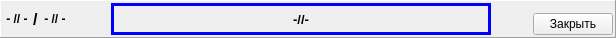
    <widget class="QFrame" name="frame_4">
     <property name="minimumSize">
      <size>
       <width>38</width>
       <height>38</height>
      </size>
     </property>
     <property name="maximumSize">
      <size>
       <width>16777215</width>
       <height>38</height>
      </size>
     </property>
     <property name="frameShape">
      <enum>QFrame::Panel</enum>
     </property>
     <property name="frameShadow">
      <enum>QFrame::Raised</enum>
     </property>
     <layout class="QHBoxLayout" name="horizontalLayout_5">
      <property name="spacing">
       <number>2</number>
      </property>
      <property name="leftMargin">
       <number>2</number>
      </property>
      <property name="topMargin">
       <number>2</number>
      </property>
      <property name="rightMargin">
       <number>2</number>
      </property>
      <property name="bottomMargin">
       <number>2</number>
      </property>
      <item>
       <widget class="QLabel" name="lab_time_all">
        <property name="font">
         <font>
          <weight>75</weight>
          <bold>true</bold>
         </font>
        </property>
        <property name="text">
         <string> - // - </string>
        </property>
        <property name="alignment">
         <set>Qt::AlignLeading|Qt::AlignLeft|Qt::AlignVCenter</set>
        </property>
       </widget>
      </item>
      <item>
       <widget class="QLabel" name="lab_t1">
        <property name="minimumSize">
         <size>
          <width>0</width>
          <height>32</height>
         </size>
        </property>
        <property name="font">
         <font>
          <pointsize>12</pointsize>
          <weight>75</weight>
          <bold>true</bold>
         </font>
        </property>
        <property name="text">
         <string>/</string>
        </property>
        <property name="alignment">
         <set>Qt::AlignLeading|Qt::AlignLeft|Qt::AlignVCenter</set>
        </property>
       </widget>
      </item>
      <item>
       <widget class="QLabel" name="lab_time">
        <property name="font">
         <font>
          <weight>75</weight>
          <bold>true</bold>
         </font>
        </property>
        <property name="text">
         <string> - // - </string>
        </property>
        <property name="alignment">
         <set>Qt::AlignLeading|Qt::AlignLeft|Qt::AlignVCenter</set>
        </property>
       </widget>
      </item>
      <item>
       <spacer name="horizontalSpacer_8">
        <property name="orientation">
         <enum>Qt::Horizontal</enum>
        </property>
        <property name="sizeHint" stdset="0">
         <size>
          <width>40</width>
          <height>20</height>
         </size>
        </property>
       </spacer>
      </item>
      <item>
       <widget class="QFrame" name="pan_wait">
        <property name="minimumSize">
         <size>
          <width>380</width>
          <height>0</height>
         </size>
        </property>
        <property name="palette">
         <palette>
          <active>
           <colorrole role="WindowText">
            <brush brushstyle="SolidPattern">
             <color alpha="255">
              <red>0</red>
              <green>0</green>
              <blue>255</blue>
             </color>
            </brush>
           </colorrole>
           <colorrole role="Text">
            <brush brushstyle="SolidPattern">
             <color alpha="255">
              <red>0</red>
              <green>170</green>
              <blue>0</blue>
             </color>
            </brush>
           </colorrole>
           <colorrole role="ButtonText">
            <brush brushstyle="SolidPattern">
             <color alpha="255">
              <red>0</red>
              <green>170</green>
              <blue>0</blue>
             </color>
            </brush>
           </colorrole>
          </active>
          <inactive>
           <colorrole role="WindowText">
            <brush brushstyle="SolidPattern">
             <color alpha="255">
              <red>0</red>
              <green>0</green>
              <blue>255</blue>
             </color>
            </brush>
           </colorrole>
           <colorrole role="Text">
            <brush brushstyle="SolidPattern">
             <color alpha="255">
              <red>0</red>
              <green>170</green>
              <blue>0</blue>
             </color>
            </brush>
           </colorrole>
           <colorrole role="ButtonText">
            <brush brushstyle="SolidPattern">
             <color alpha="255">
              <red>0</red>
              <green>170</green>
              <blue>0</blue>
             </color>
            </brush>
           </colorrole>
          </inactive>
          <disabled>
           <colorrole role="WindowText">
            <brush brushstyle="SolidPattern">
             <color alpha="255">
              <red>106</red>
              <green>104</green>
              <blue>100</blue>
             </color>
            </brush>
           </colorrole>
           <colorrole role="Text">
            <brush brushstyle="SolidPattern">
             <color alpha="255">
              <red>106</red>
              <green>104</green>
              <blue>100</blue>
             </color>
            </brush>
           </colorrole>
           <colorrole role="ButtonText">
            <brush brushstyle="SolidPattern">
             <color alpha="255">
              <red>106</red>
              <green>104</green>
              <blue>100</blue>
             </color>
            </brush>
           </colorrole>
          </disabled>
         </palette>
        </property>
        <property name="frameShape">
         <enum>QFrame::Box</enum>
        </property>
        <property name="frameShadow">
         <enum>QFrame::Plain</enum>
        </property>
        <property name="lineWidth">
         <number>3</number>
        </property>
        <layout class="QHBoxLayout" name="horizontalLayout_4">
         <property name="spacing">
          <number>2</number>
         </property>
         <property name="leftMargin">
          <number>2</number>
         </property>
         <property name="topMargin">
          <number>5</number>
         </property>
         <property name="rightMargin">
          <number>2</number>
         </property>
         <property name="bottomMargin">
          <number>5</number>
         </property>
         <item>
          <widget class="QLabel" name="lab_wait">
           <property name="palette">
            <palette>
             <active>
              <colorrole role="WindowText">
               <brush brushstyle="SolidPattern">
                <color alpha="255">
                 <red>0</red>
                 <green>0</green>
                 <blue>0</blue>
                </color>
               </brush>
              </colorrole>
              <colorrole role="Text">
               <brush brushstyle="SolidPattern">
                <color alpha="255">
                 <red>0</red>
                 <green>0</green>
                 <blue>0</blue>
                </color>
               </brush>
              </colorrole>
              <colorrole role="ButtonText">
               <brush brushstyle="SolidPattern">
                <color alpha="255">
                 <red>0</red>
                 <green>0</green>
                 <blue>0</blue>
                </color>
               </brush>
              </colorrole>
             </active>
             <inactive>
              <colorrole role="WindowText">
               <brush brushstyle="SolidPattern">
                <color alpha="255">
                 <red>0</red>
                 <green>0</green>
                 <blue>0</blue>
                </color>
               </brush>
              </colorrole>
              <colorrole role="Text">
               <brush brushstyle="SolidPattern">
                <color alpha="255">
                 <red>0</red>
                 <green>0</green>
                 <blue>0</blue>
                </color>
               </brush>
              </colorrole>
              <colorrole role="ButtonText">
               <brush brushstyle="SolidPattern">
                <color alpha="255">
                 <red>0</red>
                 <green>0</green>
                 <blue>0</blue>
                </color>
               </brush>
              </colorrole>
             </inactive>
             <disabled>
              <colorrole role="WindowText">
               <brush brushstyle="SolidPattern">
                <color alpha="255">
                 <red>106</red>
                 <green>104</green>
                 <blue>100</blue>
                </color>
               </brush>
              </colorrole>
              <colorrole role="Text">
               <brush brushstyle="SolidPattern">
                <color alpha="255">
                 <red>106</red>
                 <green>104</green>
                 <blue>100</blue>
                </color>
               </brush>
              </colorrole>
              <colorrole role="ButtonText">
               <brush brushstyle="SolidPattern">
                <color alpha="255">
                 <red>106</red>
                 <green>104</green>
                 <blue>100</blue>
                </color>
               </brush>
              </colorrole>
             </disabled>
            </palette>
           </property>
           <property name="font">
            <font>
             <pointsize>10</pointsize>
             <weight>75</weight>
             <bold>true</bold>
            </font>
           </property>
           <property name="text">
            <string>-//-</string>
           </property>
           <property name="alignment">
            <set>Qt::AlignCenter</set>
           </property>
          </widget>
         </item>
        </layout>
       </widget>
      </item>
      <item>
       <spacer name="horizontalSpacer_6">
        <property name="orientation">
         <enum>Qt::Horizontal</enum>
        </property>
        <property name="sizeHint" stdset="0">
         <size>
          <width>40</width>
          <height>20</height>
         </size>
        </property>
       </spacer>
      </item>
      <item>
       <layout class="QVBoxLayout" name="verticalLayout_3">
        <property name="spacing">
         <number>2</number>
        </property>
        <property name="leftMargin">
         <number>0</number>
        </property>
        <property name="topMargin">
         <number>0</number>
        </property>
        <property name="rightMargin">
         <number>0</number>
        </property>
        <property name="bottomMargin">
         <number>0</number>
        </property>
        <item>
         <spacer name="verticalSpacer_3">
          <property name="orientation">
           <enum>Qt::Vertical</enum>
          </property>
          <property name="sizeHint" stdset="0">
           <size>
            <width>2</width>
            <height>2</height>
           </size>
          </property>
         </spacer>
        </item>
        <item>
         <widget class="QPushButton" name="bn_close">
          <property name="text">
           <string>  Закрыть  </string>
          </property>
         </widget>
        </item>
       </layout>
      </item>
     </layout>
    </widget>
